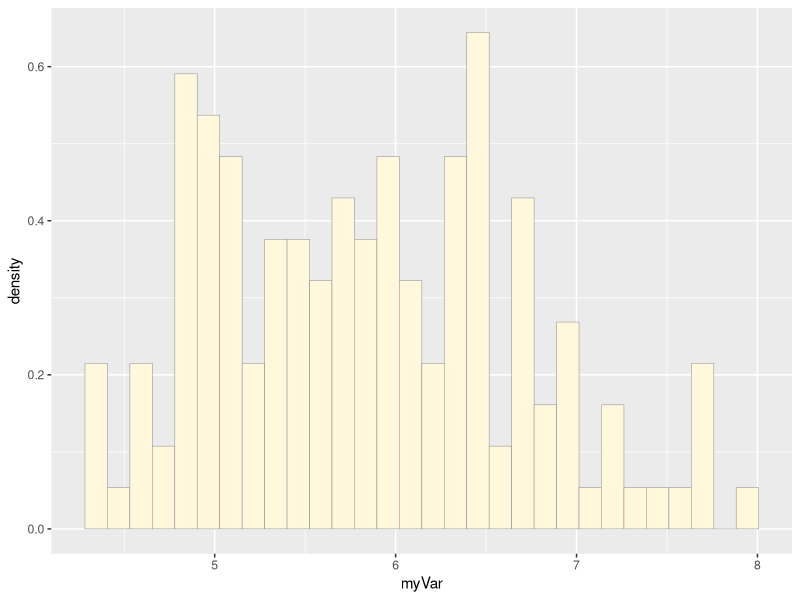
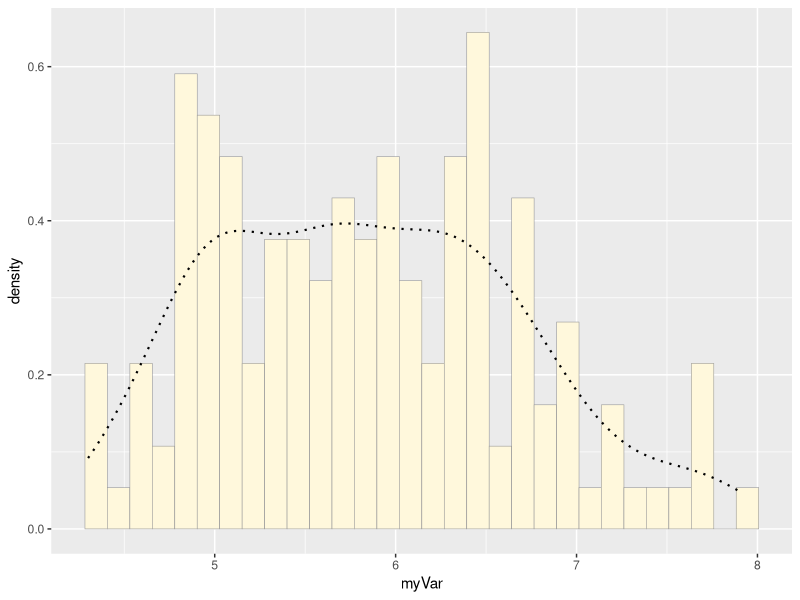
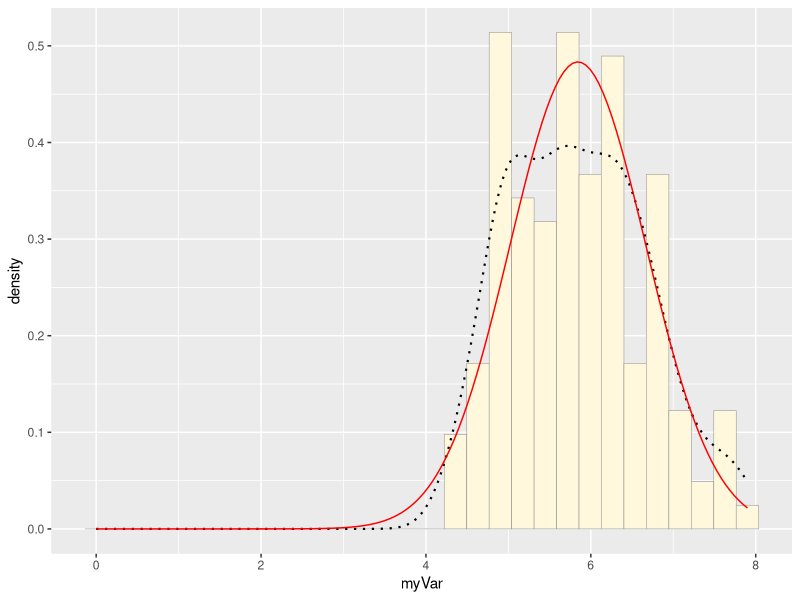
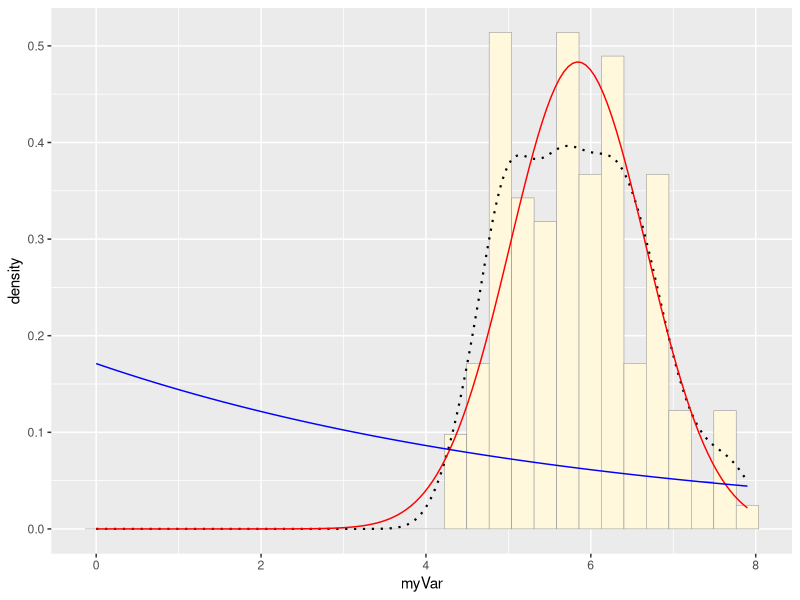
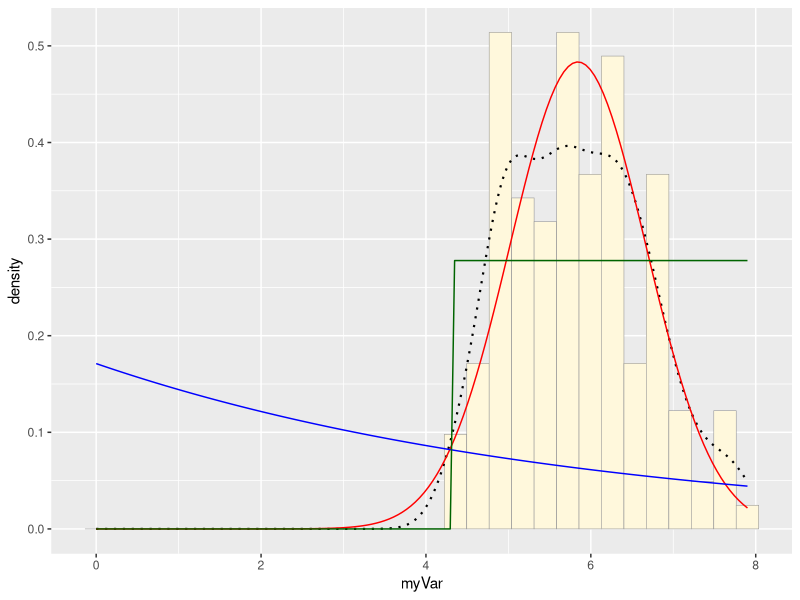
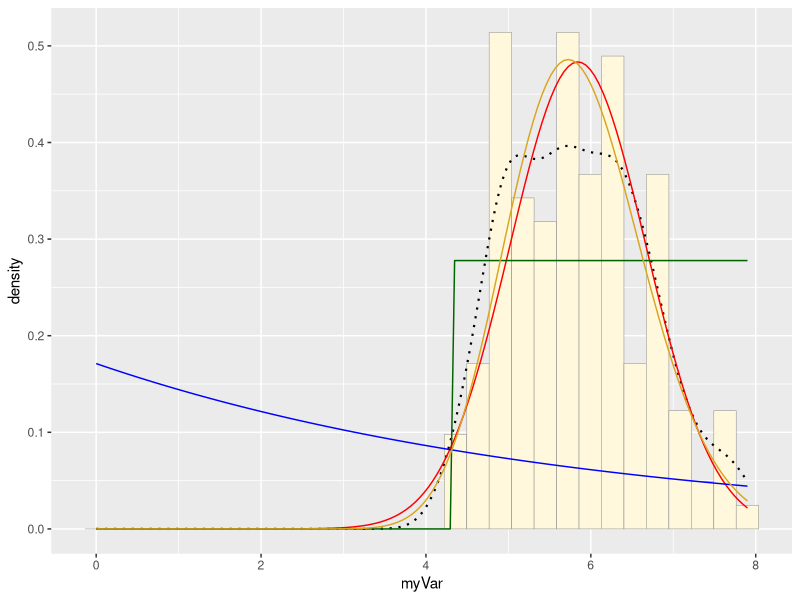
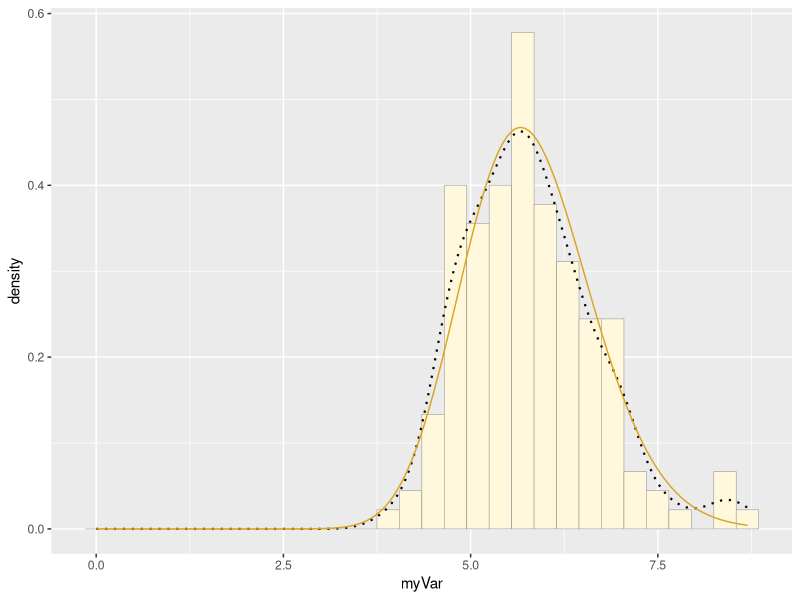
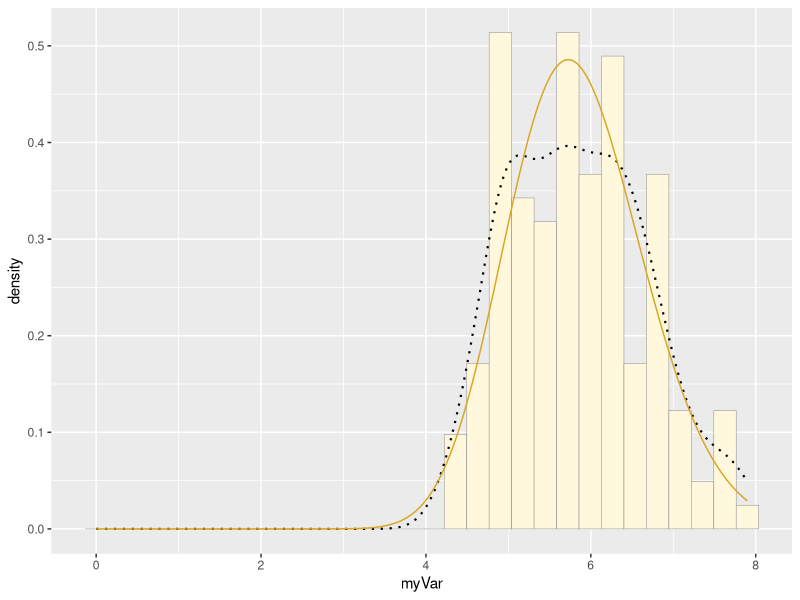

Write R code to recreate these figures, in order.
###### sepal length
z <- data.frame(iris$Sepal.Length)
names(z) <-c("myVar")
library(ggplot2) # for graphics
library(MASS) # for maximum likelihood estimation

#Plot of Histogram Data

p1 <- ggplot(data=z, aes(x=myVar, y=..density..)) +
  geom_histogram(color="grey60",fill="cornsilk",size=0.2) 
print(p1)


#Adding Empirical Density Curve

#p1 <- ggplot(data=z, aes(x=myVar)) +
# geom_density(color="grey60",fill="cornsilk",size=0.2) 
#print(p1)
p1 <-  p1 +  geom_density(linetype="dotted",size=0.75)
print(p1)

# Get Max liklihood parameters for normal
normPars <- fitdistr(z$myVar,"normal")
print(normPars)
#mean          sd    
#5.84333333   0.82530129 
#(0.06738557) (0.04764879)
str(normPars)
normPars$estimate["mean"] # note structure of getting a named attribute
#   mean   is 5.843333


#Plot normal probability density

meanML <- normPars$estimate["mean"]
sdML <- normPars$estimate["sd"]

xval <- seq(0,max(z$myVar),len=length(z$myVar))

stat <- stat_function(aes(x = xval, y = ..y..), fun = dnorm, colour="red", n = length(z$myVar), args = list(mean = meanML, sd = sdML))
p1 + stat



#Plot exponential probability density

expoPars <- fitdistr(z$myVar,"exponential")
rateML <- expoPars$estimate["rate"]

stat2 <- stat_function(aes(x = xval, y = ..y..), fun = dexp, colour="blue", n = length(z$myVar), args = list(rate=rateML))
p1 + stat + stat2


#Plot uniform probability density

stat3 <- stat_function(aes(x = xval, y = ..y..), fun = dunif, colour="darkgreen", n = length(z$myVar), args = list(min=min(z$myVar), max=max(z$myVar)))
p1 + stat + stat2 + stat3

#Plot gamma probability density

gammaPars <- fitdistr(z$myVar,"gamma")
shapeML <- gammaPars$estimate["shape"]
rateML <- gammaPars$estimate["rate"]
stat4 <- stat_function(aes(x = xval, y = ..y..), fun = dgamma, colour="goldenrod", n = length(z$myVar), args = list(shape=shapeML, rate=rateML))
p1 + stat + stat2 + stat3 + stat4

normPars$loglik
gammaPars$loglik
expoPars$loglik

#Therefore gamma is the best fit!

#Now I will simulate my own data:

z <- rgamma(n=150,shape=shapeML,rate=rateML)
z <- data.frame(1:150,z)
names(z) <- list("ID","myVar")
#znew <- z[znew$myVar>0,]
str(z)

#And plot a gamma distribution:

p1 <- ggplot(data=z, aes(x=myVar, y=..density..)) +
  geom_histogram(color="grey60",fill="cornsilk",size=0.2) 
p1 <-  p1 +  geom_density(linetype="dotted",size=0.75)
gammaPars <- fitdistr(z$myVar,"gamma")
shapeML <- gammaPars$estimate["shape"]
rateML <- gammaPars$estimate["rate"]
stat4 <- stat_function(aes(x = xval, y = ..y..), fun = dgamma, colour="goldenrod", n = length(z$myVar), args = list(shape=shapeML, rate=rateML))
p1 + stat4


#Compared to a gamma distribution of my data set:

z <- data.frame(iris$Sepal.Length)
names(z) <-c("myVar")
p1 <- ggplot(data=z, aes(x=myVar, y=..density..)) +
  geom_histogram(color="grey60",fill="cornsilk",size=0.2) 
p1 <-  p1 +  geom_density(linetype="dotted",size=0.75)
gammaPars <- fitdistr(z$myVar,"gamma")
shapeML <- gammaPars$estimate["shape"]
rateML <- gammaPars$estimate["rate"]
stat4 <- stat_function(aes(x = xval, y = ..y..), fun = dgamma, colour="goldenrod", n = length(z$myVar), args = list(shape=shapeML, rate=rateML))
p1 + stat4


View(iris)
#### for sepal width:

z <- data.frame(iris$Sepal.Width)
names(z) <-c("myVar")
library(ggplot2) # for graphics
library(MASS) # for maximum likelihood estimation

#Plot of Histogram Data

p1 <- ggplot(data=z, aes(x=myVar, y=..density..)) +
  geom_histogram(color="grey60",fill="cornsilk",size=0.2) 
print(p1)


#Adding Empirical Density Curve

#p1 <- ggplot(data=z, aes(x=myVar)) +
# geom_density(color="grey60",fill="cornsilk",size=0.2) 
#print(p1)
p1 <-  p1 +  geom_density(linetype="dotted",size=0.75)
print(p1)

# Get Max liklihood parameters for normal
normPars <- fitdistr(z$myVar,"normal")
print(normPars)
#mean          sd    
#3.0573333   0.43441097 
#(0.06738557) (0.04764879)
str(normPars)
normPars$estimate["mean"] # note structure of getting a named attribute
#   mean   is 3.05


#Plot normal probability density

meanML <- normPars$estimate["mean"]
sdML <- normPars$estimate["sd"]

xval <- seq(0,max(z$myVar),len=length(z$myVar))

stat <- stat_function(aes(x = xval, y = ..y..), fun = dnorm, colour="red", n = length(z$myVar), args = list(mean = meanML, sd = sdML))
p1 + stat



#Plot exponential probability density

expoPars <- fitdistr(z$myVar,"exponential")
rateML <- expoPars$estimate["rate"]

stat2 <- stat_function(aes(x = xval, y = ..y..), fun = dexp, colour="blue", n = length(z$myVar), args = list(rate=rateML))
p1 + stat + stat2


#Plot uniform probability density

stat3 <- stat_function(aes(x = xval, y = ..y..), fun = dunif, colour="darkgreen", n = length(z$myVar), args = list(min=min(z$myVar), max=max(z$myVar)))
p1 + stat + stat2 + stat3

#Plot gamma probability density

gammaPars <- fitdistr(z$myVar,"gamma")
shapeML <- gammaPars$estimate["shape"]
rateML <- gammaPars$estimate["rate"]
stat4 <- stat_function(aes(x = xval, y = ..y..), fun = dgamma, colour="goldenrod", n = length(z$myVar), args = list(shape=shapeML, rate=rateML))
p1 + stat + stat2 + stat3 + stat4

normPars$loglik
gammaPars$loglik
expoPars$loglik

#Therefore gamma is the best fit!

#Now I will simulate my own data:

z <- rgamma(n=150,shape=shapeML,rate=rateML)
z <- data.frame(1:150,z)
names(z) <- list("ID","myVar")
#znew <- z[znew$myVar>0,]
str(z)

#And plot a gamma distribution:

p1 <- ggplot(data=z, aes(x=myVar, y=..density..)) +
  geom_histogram(color="grey60",fill="cornsilk",size=0.2) 
p1 <-  p1 +  geom_density(linetype="dotted",size=0.75)
gammaPars <- fitdistr(z$myVar,"gamma")
shapeML <- gammaPars$estimate["shape"]
rateML <- gammaPars$estimate["rate"]
stat4 <- stat_function(aes(x = xval, y = ..y..), fun = dgamma, colour="goldenrod", n = length(z$myVar), args = list(shape=shapeML, rate=rateML))
p1 + stat4


#Compared to a gamma distribution of my data set:

z <- data.frame(iris$Sepal.Length)
names(z) <-c("myVar")
p1 <- ggplot(data=z, aes(x=myVar, y=..density..)) +
  geom_histogram(color="grey60",fill="cornsilk",size=0.2) 
p1 <-  p1 +  geom_density(linetype="dotted",size=0.75)
gammaPars <- fitdistr(z$myVar,"gamma")
shapeML <- gammaPars$estimate["shape"]
rateML <- gammaPars$estimate["rate"]
stat4 <- stat_function(aes(x = xval, y = ..y..), fun = dgamma, colour="goldenrod", n = length(z$myVar), args = list(shape=shapeML, rate=rateML))
p1 + stat4

